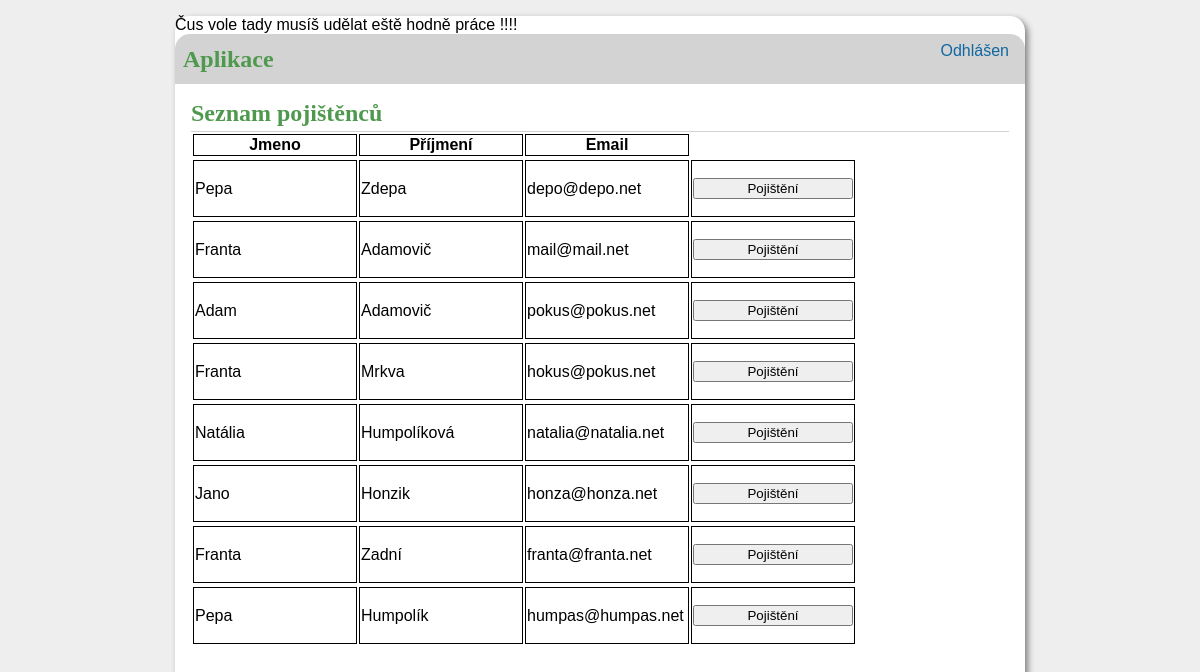
Page /list on the committed database.
### tables this page shows
CREATE TABLE users (
id INTEGER PRIMARY KEY AUTOINCREMENT,
email TEXT UNIQUE NOT NULL,
name TEXT NOT NULL,
surname TEXT NOT NULL,
tel INTEGER NOT NULL,
street_descriptive TEXT NOT NULL,
city TEXT NOT NULL,
zip_code INTEGER NOT NULL
);

### aplikace/extract.py (the view)
@bp.route('/list', methods=('GET', 'POST'))
def list():
    db = get_db()
    users = db.execute(
        'SELECT * FROM users'
    ).fetchall()
    return render_template('extract/extract_list.html', users=users)

### aplikace/auth.py (called while the page is built)
@bp.before_app_request
def load_logged_in_user():
    user_id = session.get('email')
    if user_id is None:
        g.user = None
    else:
        g.user = get_db().execute(
            'SELECT * FROM administration WHERE email = ?', (user_id,)
        ).fetchone()

### aplikace/db.py (called while the page is built)
def get_db():
    if 'db' not in g:
        g.db = sqlite3.connect(
            current_app.config['DATABASE'],
            detect_types=sqlite3.PARSE_DECLTYPES
        )
        g.db.row_factory = sqlite3.Row
    return g.db

### aplikace/templates/extract/extract_list.html (shortened to what this page needs)
{% extends 'base.html' %}
{% block header %}
    <h1> {% block title %}Seznam pojištěnců{% endblock title %}
{% endblock header %}
{% block content %}
        <table>
            <thead>
                <tr>
                    <th>Jmeno</th>
                    <th>Příjmení</th>
                    <th>Email</th>
                </tr>
            </thead>
            {% for user in users %}
            <table>
                <tr >
                    <td>{{ user['name'] }}</td>
                    <td>{{ user['surname'] }}</td>
                    <td>{{ user['email'] }}</td>
                    <td><form method="post" action="{{ url_for('insurance.list_insurance', user_id=user['id']) }}">
                            <button type="submit">Pojištění</button>
                        </form>
                    </td>
                </tr>
            </table>
        </table>
        {% endfor %}
{% endblock content %}

### aplikace/static/style.css (style rules this page uses)
h1 { font-family: serif; color: #4e994e; margin: 1rem 0; }
.content > header h1 { flex: auto; margin: 1rem 0 0.25rem 0; }
.content form { margin: 1em 0; display: flex; flex-direction: column; }
table td, th { border: solid 1px; width: 10em; border-collapse: collapse; }

### rows in the picture
users: name "Pepa", surname "Zdepa", email "depo@depo.net"
users: name "Franta", surname "Adamovič", email "mail@mail.net"
users: name "Adam", surname "Adamovič", email "pokus@pokus.net"
users: name "Franta", surname "Mrkva", email "hokus@pokus.net"
users: name "Natália", surname "Humpolíková", email "natalia@natalia.net"
users: name "Jano", surname "Honzik", email "honza@honza.net"
users: name "Franta", surname "Zadní", email "franta@franta.net"
users: name "Pepa", surname "Humpolík", email "humpas@humpas.net"
